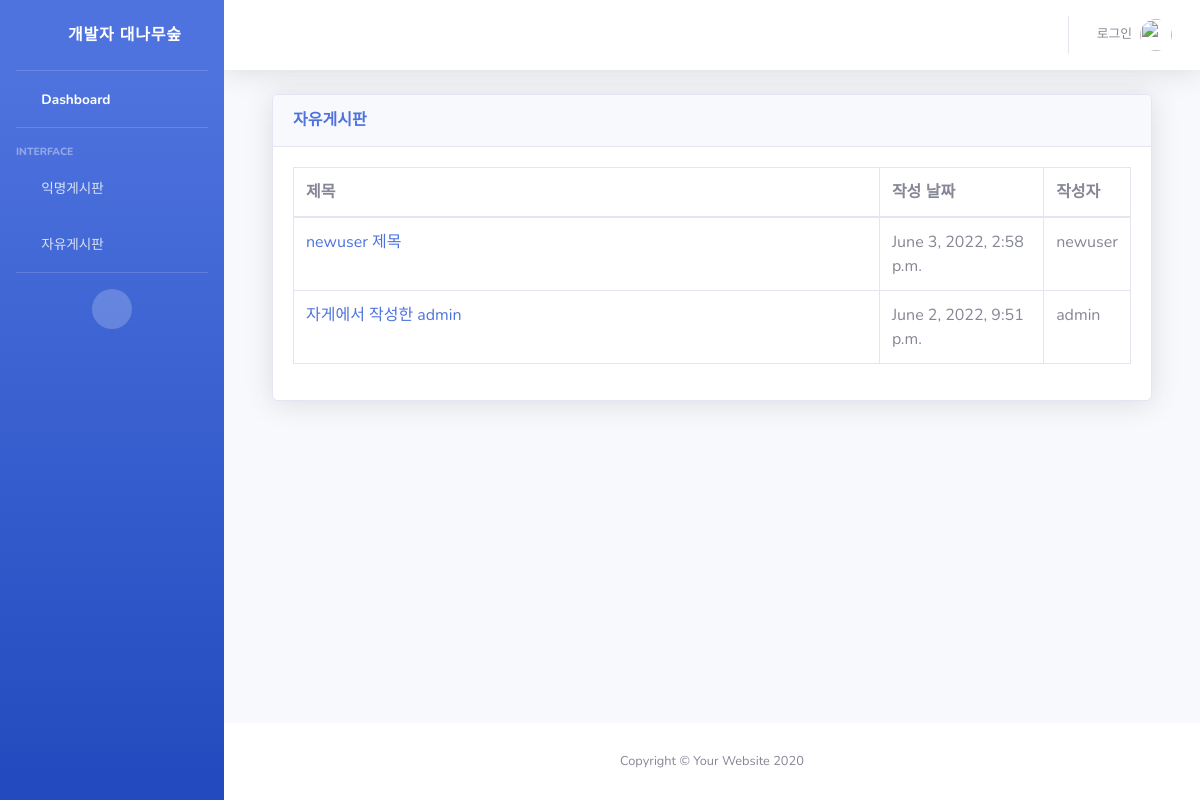
The page /freehome on the database as committed earlier.
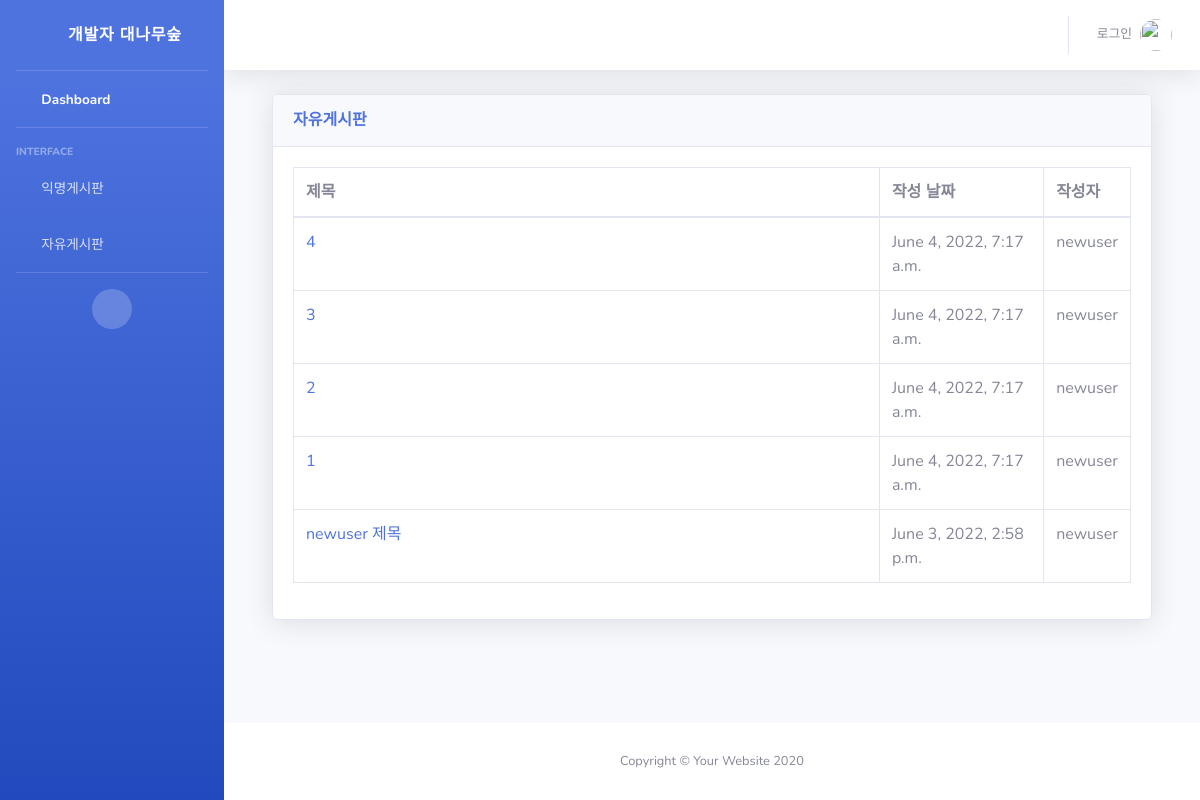
The same page on the database as committed later.
### snsapp/models.py (models this page shows, shortened)
class FreePost(models.Model):
    title = models.CharField(max_length=200)
    body = models.TextField()
    date = models.DateTimeField(auto_now_add = True)
    author = models.ForeignKey(User, on_delete=models.CASCADE)

### snsapp/views.py (the view)
# urls.py: path('freehome', views.freehome, name='freehome'),
def freehome(request):
    freeposts = FreePost.objects.filter().order_by('-date')
    paginator = Paginator(freeposts, 5)
    pagnum = request.GET.get('page')
    freeposts = paginator.get_page(pagnum)
    return render(request, 'free_index.html', {'freeposts':freeposts})

### snsapp/templates/free_index.html (shortened to what this page needs)
{% extends 'base.html' %}
{% block content %}
<div class="container-fluid">
    <div class="card shadow mb-4">
        <div class="card-header py-3">
            <h6 class="m-0 font-weight-bold text-primary">자유게시판</h6>
        </div>
        <div class="card-body">
            <div class="table-responsive">
                <table class="table table-bordered" id="dataTable" width="100%" cellspacing="0">
                    <thead>
                        <tr>
                            <th width="70%">제목</th>
                            <th>작성 날짜</th>
                            <th>작성자</th>
                        </tr>
                    </thead>
                    <tbody>
                        {% for post in freeposts %}
                        <tr>
                            <td><a href="{% url 'freedetail' post.id %}">{{ post.title }}</a></td>
                            <td>{{ post.date }}</td>
                            <td>{{ post.author.username }}</td>
                        </tr>
                        {% endfor %}
                    </tbody>
                </table>
            </div>
        </div>
    </div>
</div>
{% endblock %}

### snsapp/templates/base.html (shortened to what this page needs)
{% load static %}
<!DOCTYPE html>
<html lang="en">
<head>
    <link href="{% static 'vendor/fontawesome-free/css/all.min.css' %}" rel="stylesheet" type="text/css">
    <link href="{% static 'css/sb-admin-2.min.css' %}" rel="stylesheet">
</head>
<body id="page-top">
    <div id="wrapper">
        <ul class="navbar-nav bg-gradient-primary sidebar sidebar-dark accordion" id="accordionSidebar">
            <a class="sidebar-brand d-flex align-items-center justify-content-center" href="{% url 'home' %}">
                <div class="sidebar-brand-icon rotate-n-15">
                    <i class="fas fa-laugh-wink"></i>
                </div>
                <div class="sidebar-brand-text mx-3">개발자 대나무숲</div>
            </a>
            <hr class="sidebar-divider my-0">
            <li class="nav-item active">
                <a class="nav-link" href="{% url 'home' %}">
                    <i class="fas fa-fw fa-tachometer-alt"></i>
                    <span>Dashboard</span></a>
            </li>
            <hr class="sidebar-divider">
            <div class="sidebar-heading">
                Interface
            </div>
            <li class="nav-item">
                <a class="nav-link" href="{% url 'home' %}">
                    <i class="fas fa-fw fa-chart-area"></i>
                    <span>익명게시판</span></a>
            </li>
            <li class="nav-item">
                <a class="nav-link" href="{% url 'freehome' %}">
                    <i class="fas fa-fw fa-table"></i>
                    <span>자유게시판</span></a>
            </li>
            <hr class="sidebar-divider d-none d-md-block">
            <div class="text-center d-none d-md-inline">
                <button class="rounded-circle border-0" id="sidebarToggle"></button>
            </div>
        </ul>
        <div id="content-wrapper" class="d-flex flex-column">
            <div id="content">
                <nav class="navbar navbar-expand navbar-light bg-white topbar mb-4 static-top shadow">
                    <ul class="navbar-nav ml-auto">
                        <li class="nav-item dropdown no-arrow">
                            <a class="nav-link dropdown-toggle" href="#" id="userDropdown" role="button"
                                data-toggle="dropdown" aria-haspopup="true" aria-expanded="false">
                                {% if user.is_authenticated %}
                                <span class="mr-2 d-none d-lg-inline text-gray-600 small">{{user.username}}</span>
                                {% else %}
                                <span class="mr-2 d-none d-lg-inline text-gray-600 small">로그인</span>
                                {% endif %}
                                <img class="img-profile rounded-circle"
                                    src="{% static 'img/undraw_profile.svg' %}">
                            </a>
                        </li>
                    </ul>
                </nav>
                <div class="container-fluid">
                {% block content %}
                {% endblock %}
                </div>
            </div>
            <footer class="sticky-footer bg-white">
                <div class="container my-auto">
                    <div class="copyright text-center my-auto">
                        <span>Copyright &copy; Your Website 2020</span>
                    </div>
                </div>
            </footer>
        </div>
    </div>
</body>
</html>

Rows that differ between the two databases and show on the page:
no longer on this page (row unchanged): FreePost: title "자게에서 작성한 admin", date "June 2, 2022, 9:51 p.m.", author.username "admin"
added FreePost: title "4", date "June 4, 2022, 7:17 a.m.", author.username "newuser"
added FreePost: title "3", date "June 4, 2022, 7:17 a.m.", author.username "newuser"
added FreePost: title "2", date "June 4, 2022, 7:17 a.m.", author.username "newuser"
added FreePost: title "1", date "June 4, 2022, 7:17 a.m.", author.username "newuser"
